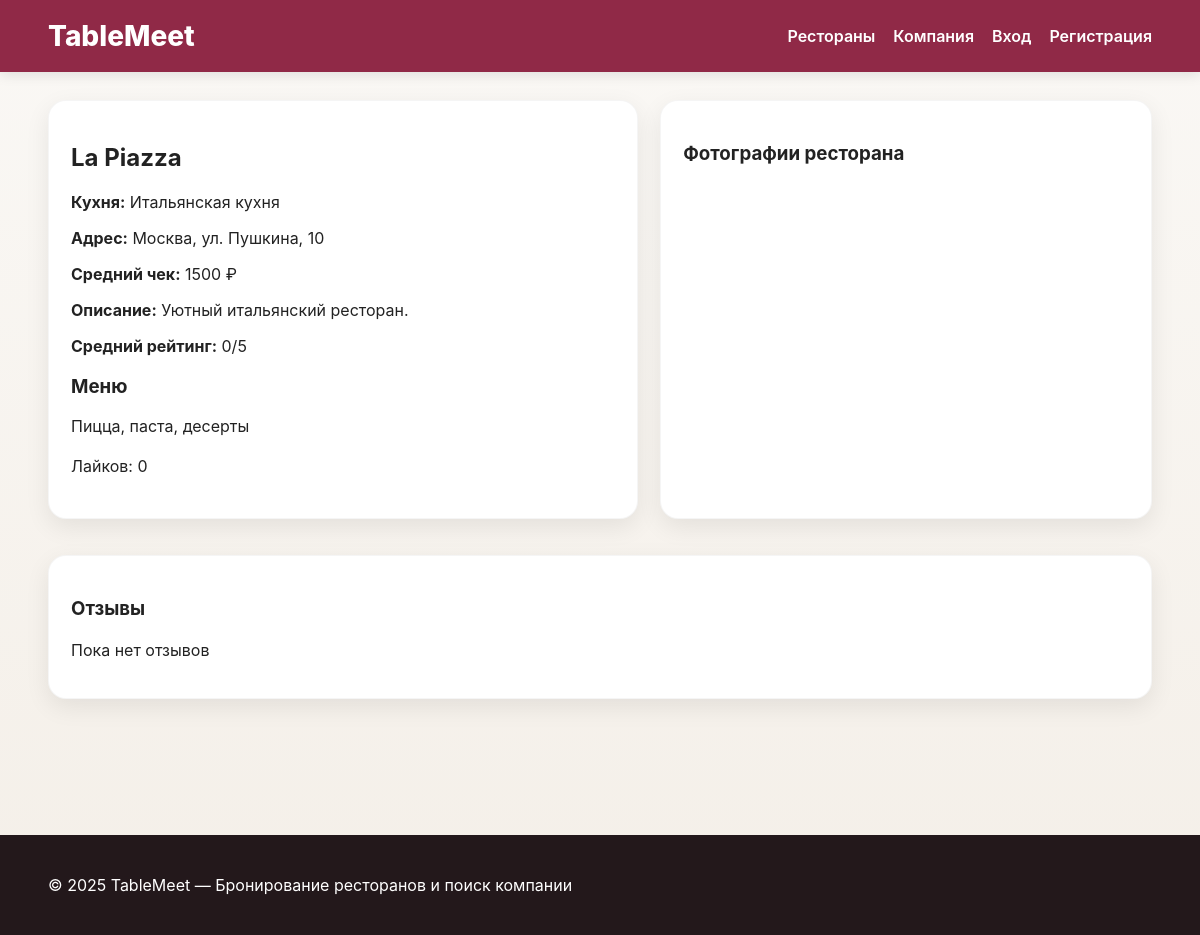
The page /restaurant/1 on the database its author committed.
### app/models.py (models this page shows)
class Restaurant(db.Model):
    id = db.Column(db.Integer, primary_key=True)
    name = db.Column(db.String(150), nullable=False)
    cuisine = db.Column(db.String(100), nullable=False)
    address = db.Column(db.String(255), nullable=False)
    description = db.Column(db.Text)
    average_check = db.Column(db.Integer)
    menu = db.Column(db.Text)
    image = db.Column(db.String(255))
    latitude = db.Column(db.Float)
    longitude = db.Column(db.Float)
    bookings = db.relationship('Booking', backref='restaurant', lazy=True, cascade='all, delete-orphan')
    photos = db.relationship('RestaurantPhoto', backref='restaurant', lazy=True, cascade='all, delete-orphan')
    reviews = db.relationship('Review', backref='restaurant', lazy=True, cascade='all, delete-orphan')
    likes = db.relationship('RestaurantLike', backref='restaurant', lazy=True, cascade='all, delete-orphan')

### app/routes.py (the view, shortened to what this page needs)
@main.route('/restaurant/<int:restaurant_id>', methods=['GET', 'POST'])
def restaurant_detail(restaurant_id):
    restaurant = Restaurant.query.get_or_404(restaurant_id)
    review_form = ReviewForm()
    likes_count = RestaurantLike.query.filter_by(restaurant_id=restaurant.id).count()
    user_liked = False
    if current_user.is_authenticated:
        user_liked = RestaurantLike.query.filter_by(
            user_id=current_user.id,
            restaurant_id=restaurant.id
        ).first() is not None
    reviews = Review.query.filter_by(restaurant_id=restaurant.id).order_by(Review.created_at.desc()).all()
    return render_template(
        'restaurant_detail.html',
        restaurant=restaurant,
        review_form=review_form,
        likes_count=likes_count,
        user_liked=user_liked,
        reviews=reviews,
        avg_rating=average_rating(restaurant)
    )

### app/utils.py (called while the page is built)
def average_rating(restaurant):
    reviews = restaurant.reviews
    if not reviews:
        return 0
    return round(sum(r.rating for r in reviews) / len(reviews), 1)

### app/templates/restaurant_detail.html (shortened to what this page needs)
{% extends 'base.html' %}
{% block content %}
<div class="restaurant-page">
    <div class="card">
        <h2>{{ restaurant.name }}</h2>
        <p><strong>Кухня:</strong> {{ restaurant.cuisine }}</p>
        <p><strong>Адрес:</strong> {{ restaurant.address }}</p>
        <p><strong>Средний чек:</strong> {{ restaurant.average_check }} ₽</p>
        <p><strong>Описание:</strong> {{ restaurant.description }}</p>
        <p><strong>Средний рейтинг:</strong> {{ avg_rating }}/5</p>
        <h3>Меню</h3>
        <p>{{ restaurant.menu }}</p>
        <div class="like-block">
            <span>Лайков: {{ likes_count }}</span>
        </div>
    </div>
    <div class="card">
        <h3>Фотографии ресторана</h3>
    </div>
</div>
<section class="section">
    <div class="card">
        <h3>Отзывы</h3>
        <div class="reviews-list">
            {% for review in reviews %}
            <div class="review-item">
                <strong>{{ review.author.name }}</strong>
                <span>Оценка: {{ review.rating }}/5</span>
                <p>{{ review.text }}</p>
                <a class="btn small-btn" href="{{ url_for('main.user_detail', user_id=review.author.id) }}">Профиль</a>
            </div>
            {% else %}
            <p>Пока нет отзывов</p>
            {% endfor %}
        </div>
    </div>
</section>
{% endblock %}

### app/static/style.css (style rules this page uses)
:root { --bg: #f8f6f2; --white: #ffffff; --text: #222222; --muted: #666666; --primary: #8b1e3f; --primary-dark: #6f1732; --accent: #d4a373; --danger: #c0392b; --shadow: 0 8px 24px rgba(0,0,0,0.08); --radius: 18px; }
* { box-sizing: border-box; }
body { margin: 0; font-family: Inter, Arial, sans-serif; background: linear-gradient(180deg, #faf8f5 0%, #f4efe8 100%); color: var(--text); }
.section { margin: 36px 0; }
.card { background: var(--white); border-radius: var(--radius); padding: 22px; box-shadow: var(--shadow); border: 1px solid rgba(0,0,0,0.04); }
.profile-grid, .restaurant-page { display: grid; grid-template-columns: 1.2fr 1fr; gap: 22px; }
.like-block { display: flex; gap: 14px; align-items: center; margin: 20px 0; flex-wrap: wrap; }
.reviews-list { margin-top: 20px; }

### rows shown on the page
Restaurant: name "La Piazza", cuisine "Итальянская кухня", address "Москва, ул. Пушкина, 10", average_check "1500", description "Уютный итальянский ресторан.", menu "Пицца, паста, десерты"

### other values the page prints
{{ avg_rating }} "0"
{{ likes_count }} "0"
